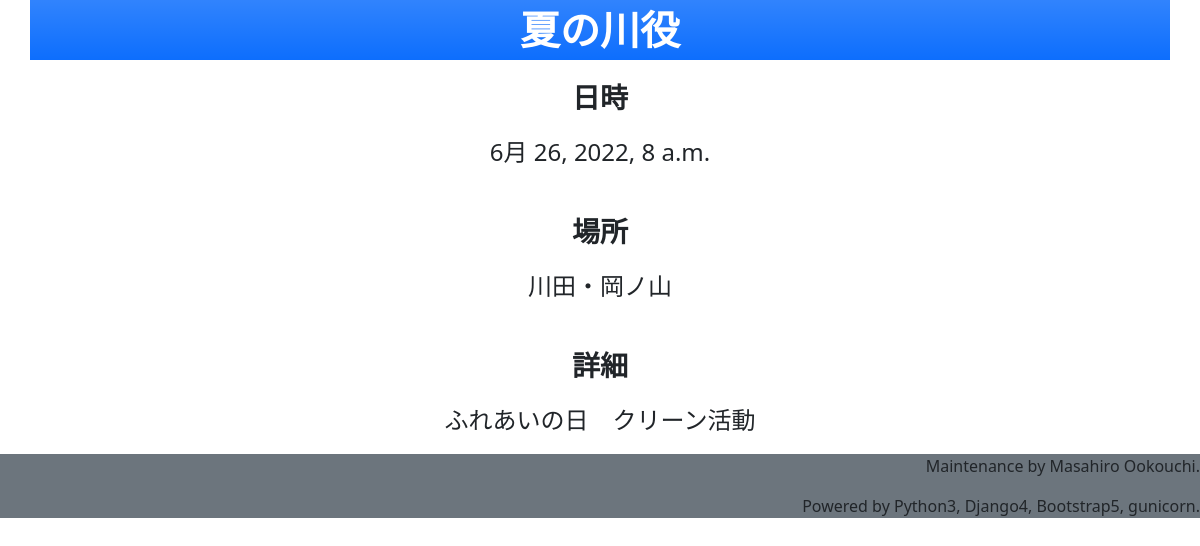
/EventSchedule/2/, run on the app's committed database.
### EventSchedule/models.py (models this page shows)
class EventSchedule(models.Model):
    event_name = models.CharField('Event Name', max_length=100)
    place = models.CharField('Place', max_length=100)
    target_person = models.CharField('Target', max_length=100, null=True, blank=True)
    detail_info = models.TextField('Detail', max_length=1000, null=True, blank=True)
    schedule_daytime = models.DateTimeField('Schedule')
    preparation_daytime = models.DateTimeField('Preparation', null=True, blank=True)
    implementation_datetime = models.DateTimeField('Implemantation', null=True, blank=True)
    remarks = models.TextField('Remark', max_length=1000, null=True, blank=True)
    def __str__(self):
        return self.event_name

### EventSchedule/views.py (the view)
# urls.py: path("<int:pk>/", views.DetailView.as_view(), name="EventDetail"),
class DetailView(DetailView):
    model = EventSchedule
    template_name = 'EventSchedule/eventdetail.html'
    def get_context_data(self, **kwargs):
        context = super().get_context_data(**kwargs)
        detail_data = context.get("object")
        detail_data = str(detail_data.detail_info).splitlines()
        context["detail_info"] = detail_data
        return context

### templates/EventSchedule/eventdetail.html
{% extends "base_bulletinboard.html" %}
{% block header_message %}
    <header class='text-center'>
        <p class='fs-1 fw-bold'>{{ object }}</p>
    </header>
{% endblock %}
{% block main_contents %}
    <div class='text-center'>
        <p class='fs-3 fw-bold'>日時</p>
        <p class='fs-4'>{{ object.schedule_daytime }}</p>
    </div>
    <br>
    <div class='text-center'>
        <p class='fs-3 fw-bold'>場所</p>
        <p class='fs-4'>{{ object.place }}</p>
    </div>
    <br>
    <div class='text-center'>
        <p class='fs-3 fw-bold'>詳細</p>
        <div class='text-left'>
            {% for line in detail_info %}
            <p class='fs-4'>{{ line }}</p>
            {% endfor %}
        </div>
    </div>
{% endblock %}

### data on the page
EventSchedule: event_name "夏の川役", schedule_daytime "6月 26, 2022, 8 a.m.", place "川田・岡ノ山", detail_info "ふれあいの日 クリーン活動"
